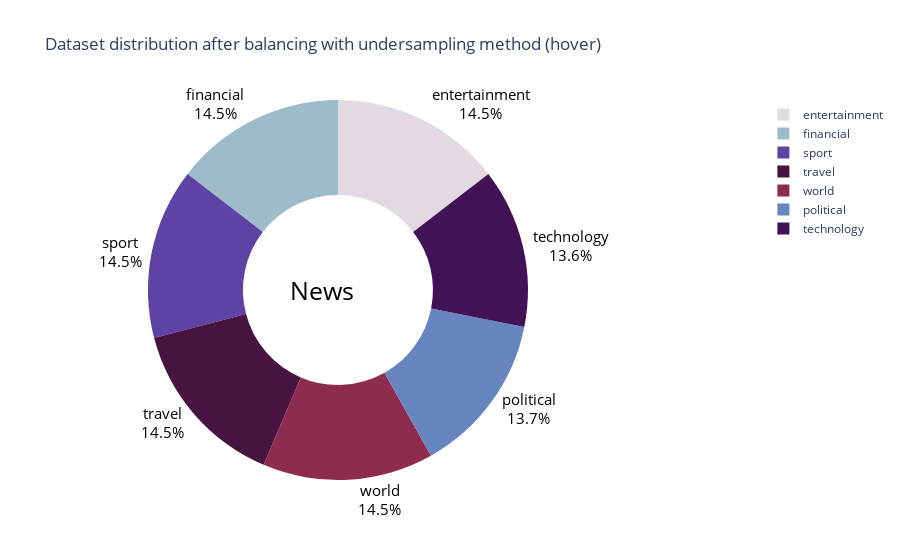

Notebook code cell kept with this figure:
### Code cell
df_distribution = EDA.count_records_per_label(test, "Num_Records")
EDA.display_distribution_donut(df_distribution, 'Num_Records', 'Category', 'Dataset distribution after balancing with undersampling method (hover)')

### Figure 1 — Plotly figure (JSON) as saved in the notebook; plotly's stock layout.template omitted (floating-point values rounded to 4 significant figures)
{"data": [{"automargin": false, "domain": {"x": [0, 0.77]}, "hole": 0.5, "labels": ["entertainment", "financial", "political", "sport", "technology", "travel", "world"], "marker": {"colors": ["#e2d9e2", "#9ebbc9", "#6785be", "#5e43a5", "#421257", "#471340", "#8e2c50", "#ba6657", "#ceac94", "#e2d9e2"]}, "name": "Criticality", "textfont": {"color": "#000000", "size": 15}, "textinfo": "percent+label", "textposition": "outside", "type": "pie", "values": [32759, 32759, 30956, 32759, 30629, 32759, 32759]}], "layout": {"annotations": [{"font": {"color": "#000000", "size": 25}, "showarrow": false, "text": "News", "x": 0.31, "y": 0.5}], "title": {"text": "Dataset distribution after balancing with undersampling method (hover)"}}}
